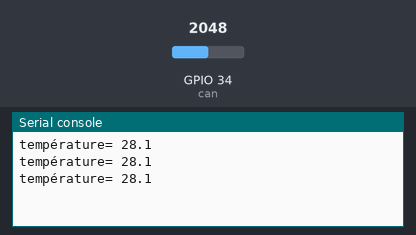
A program run on a simulated ESP32 board running MicroPython. Shown: the last lines printed to the serial console. The test bench sets the inputs (shaded band); at power-on: GPIO 34 (can) = 2048 (analog values on the 0–4095 scale).

Above: at 1.2 s.
1.3 s: GPIO 34 (can) set to 2866
At 1.9 s:
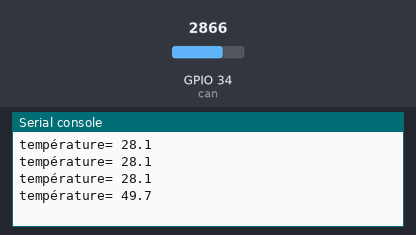
2.8 s: GPIO 34 (can) set to 3603
At 3.4 s:
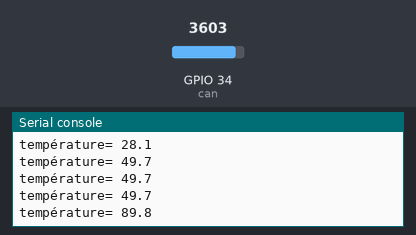
Timing chart, 0 to 5.8 s (numbered marks = the images above; inputs shaded):
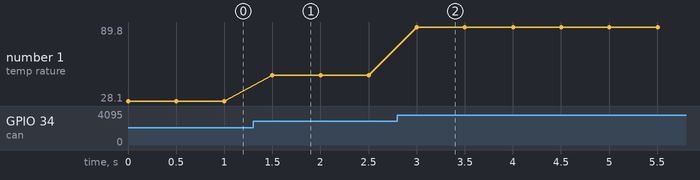

The program:

thermistance.py
```python
from machine import ADC, Pin
from time import *
import math

B = 3950        # B valeur résistance en fonction de la version du capteur de température Grove
R0 = 10000     # R0 = 10k


can = ADC(Pin(34))               # crée un objet ADC sur la broche 34 (A3)
can.atten(ADC.ATTN_11DB)         # étendue totale : 3.3V


while True:
    a = can.read()                                  # conversion analogique-numérique de la broche A3   0-4095
    R = ((4095/(a+140))-1) * R0                     # calcul résistance (140 pour corriger l'offset du can)
    temp = 1/(math.log(R/R0)/B+1/298.15)-273.15     # calcul de la température
    temp = round(temp, 1)                           # arrondi au 1/10
    print("température=", temp)                     # affichage sur la console REPL de la valeur numérique
    sleep_ms(500)
```

Measured:
- after the input at 1.3 s, the serial console: prints a new line after 0.20 s (image 1)
- after the input at 2.8 s, the serial console: prints a new line after 0.20 s (image 2)
- plotted number 1: 28.1 → 49.7 after the input at 1.3 s, 49.7 → 89.8 after the input at 2.8 s
